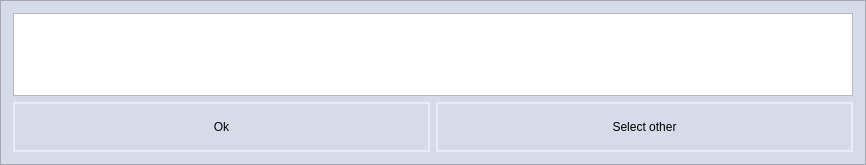
<?xml version="1.0" encoding="UTF-8"?>
<ui version="4.0">
 <class>Workfolder</class>
 <widget class="QWidget" name="Workfolder">
  <property name="geometry">
   <rect>
    <x>0</x>
    <y>0</y>
    <width>866</width>
    <height>165</height>
   </rect>
  </property>
  <property name="windowTitle">
   <string>Workfolder window</string>
  </property>
  <property name="styleSheet">
   <string notr="true">QWidget#workfolderFrame{
background: rgb(214, 219, 233,255);
}

QListView{
background: rgb(214, 219, 233,255);
border: 2px solid rgb(231, 236, 250, 255);
}

QPushButton:hover{
background: rgb(255, 255, 191,255);
border:  2px solid rgb(255, 170, 0,255);
}

QPushButton{
border:  2px solid rgb(231, 236, 250, 255);;
background: rgb(214, 219, 233,255);
}

QTableWidget{
background: rgb(214, 219, 233,255);
border: 2px solid rgb(231, 236, 250, 255);
}

QHeaderView::section{
background-color: rgb(235, 241, 255, 255);
}
</string>
  </property>
  <layout class="QVBoxLayout" name="verticalLayout_3">
   <property name="leftMargin">
    <number>0</number>
   </property>
   <property name="topMargin">
    <number>0</number>
   </property>
   <property name="rightMargin">
    <number>0</number>
   </property>
   <property name="bottomMargin">
    <number>0</number>
   </property>
   <item>
    <widget class="QFrame" name="workfolderFrame">
     <property name="frameShape">
      <enum>QFrame::StyledPanel</enum>
     </property>
     <property name="frameShadow">
      <enum>QFrame::Raised</enum>
     </property>
     <layout class="QVBoxLayout" name="verticalLayout_2">
      <property name="spacing">
       <number>0</number>
      </property>
      <property name="leftMargin">
       <number>0</number>
      </property>
      <property name="topMargin">
       <number>0</number>
      </property>
      <property name="rightMargin">
       <number>0</number>
      </property>
      <property name="bottomMargin">
       <number>0</number>
      </property>
      <item>
       <layout class="QVBoxLayout" name="verticalLayout" stretch="5,3">
        <property name="leftMargin">
         <number>12</number>
        </property>
        <property name="topMargin">
         <number>12</number>
        </property>
        <property name="rightMargin">
         <number>12</number>
        </property>
        <property name="bottomMargin">
         <number>12</number>
        </property>
        <item>
         <layout class="QHBoxLayout" name="horizontalLayout_2" stretch="120">
          <item>
           <widget class="QTextEdit" name="textEdit">
            <property name="sizePolicy">
             <sizepolicy hsizetype="Ignored" vsizetype="Ignored">
              <horstretch>0</horstretch>
              <verstretch>0</verstretch>
             </sizepolicy>
            </property>
           </widget>
          </item>
         </layout>
        </item>
        <item>
         <layout class="QHBoxLayout" name="horizontalLayout">
          <item>
           <widget class="QPushButton" name="pushButtonOk">
            <property name="sizePolicy">
             <sizepolicy hsizetype="Ignored" vsizetype="Ignored">
              <horstretch>0</horstretch>
              <verstretch>0</verstretch>
             </sizepolicy>
            </property>
            <property name="text">
             <string>Ok</string>
            </property>
           </widget>
          </item>
          <item>
           <widget class="QPushButton" name="pushButtonSelectOther">
            <property name="sizePolicy">
             <sizepolicy hsizetype="Ignored" vsizetype="Ignored">
              <horstretch>0</horstretch>
              <verstretch>0</verstretch>
             </sizepolicy>
            </property>
            <property name="text">
             <string>Select other</string>
            </property>
           </widget>
          </item>
         </layout>
        </item>
       </layout>
      </item>
     </layout>
    </widget>
   </item>
  </layout>
 </widget>
 <layoutdefault spacing="6" margin="11"/>
 <tabstops>
  <tabstop>pushButtonOk</tabstop>
  <tabstop>pushButtonSelectOther</tabstop>
  <tabstop>textEdit</tabstop>
 </tabstops>
 <resources/>
 <connections>
  <connection>
   <sender>pushButtonOk</sender>
   <signal>released()</signal>
   <receiver>Workfolder</receiver>
   <slot>close()</slot>
   <hints>
    <hint type="sourcelabel">
     <x>223</x>
     <y>342</y>
    </hint>
    <hint type="destinationlabel">
     <x>432</x>
     <y>197</y>
    </hint>
   </hints>
  </connection>
  <connection>
   <sender>pushButtonSelectOther</sender>
   <signal>released()</signal>
   <receiver>Workfolder</receiver>
   <slot>on_push_button_select_other()</slot>
   <hints>
    <hint type="sourcelabel">
     <x>701</x>
     <y>320</y>
    </hint>
    <hint type="destinationlabel">
     <x>860</x>
     <y>315</y>
    </hint>
   </hints>
  </connection>
  <connection>
   <sender>pushButtonSelectOther</sender>
   <signal>released()</signal>
   <receiver>Workfolder</receiver>
   <slot>close()</slot>
   <hints>
    <hint type="sourcelabel">
     <x>642</x>
     <y>342</y>
    </hint>
    <hint type="destinationlabel">
     <x>432</x>
     <y>197</y>
    </hint>
   </hints>
  </connection>
 </connections>
 <slots>
  <slot>on_push_button_select_other()</slot>
 </slots>
</ui>
